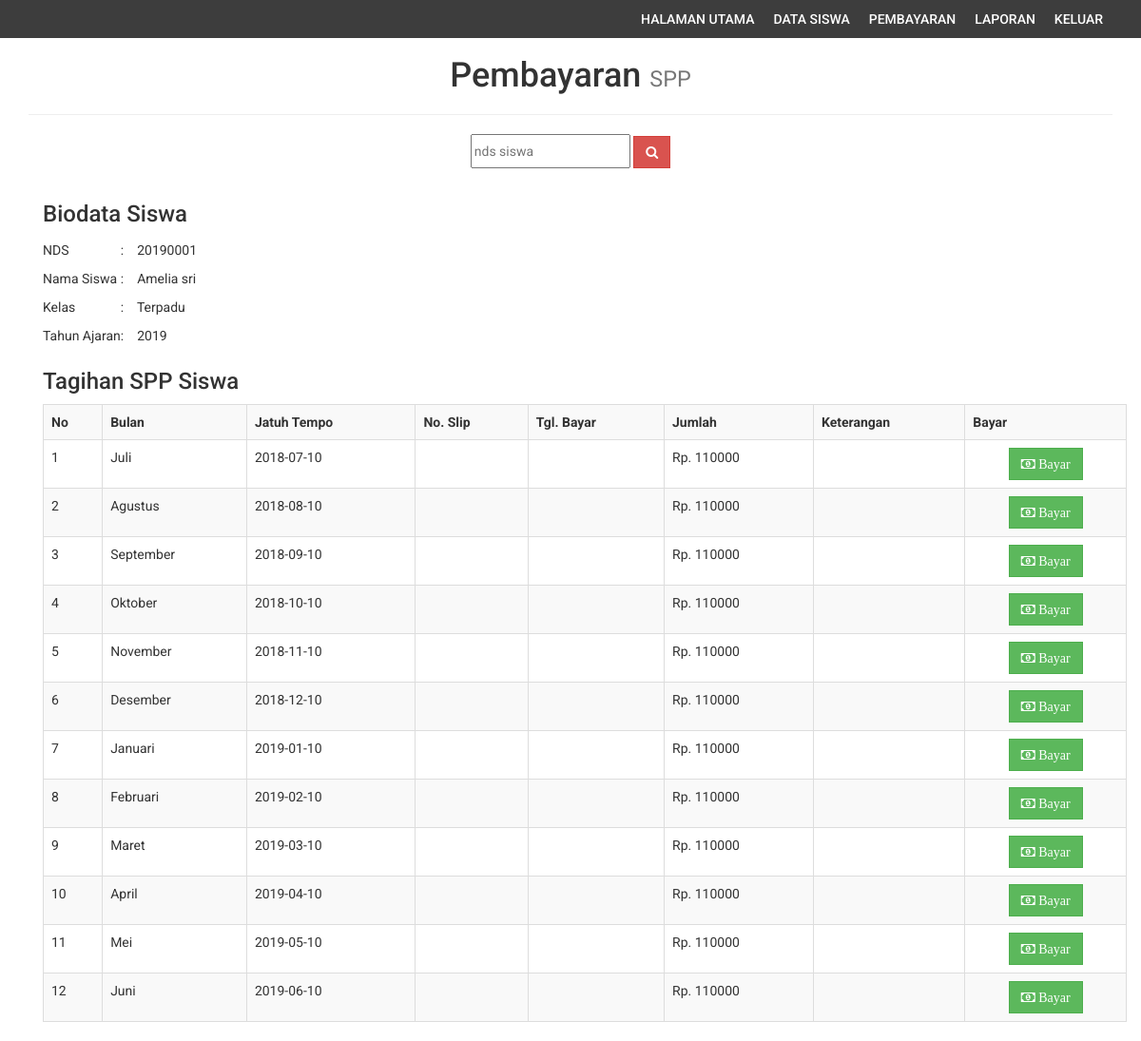
The app's page /spp.php?nds=20190001 (signed in) with its own data.
### tables this page shows
CREATE TABLE `siswa` (
  `idsiswa` int(11) NOT NULL,
  `nds` varchar(8) DEFAULT NULL,
  `namasiswa` varchar(30) DEFAULT NULL,
  `jeniskelamin` varchar(10) NOT NULL,
  `kelas` varchar(10) DEFAULT NULL,
  `tahunajaran` varchar(10) NOT NULL,
  `biaya` int(20) DEFAULT NULL,
  `sumbangan` int(20) NOT NULL,
  `tempat` varchar(20) NOT NULL,
  `ttl` date NOT NULL,
  `alamat` varchar(100) NOT NULL
);

CREATE TABLE `spp` (
  `idspp` int(11) NOT NULL,
  `idsiswa` int(10) DEFAULT NULL,
  `jatuhtempo` date DEFAULT NULL,
  `bulan` varchar(20) DEFAULT NULL,
  `nobayar` varchar(6) DEFAULT NULL,
  `tglbayar` date DEFAULT NULL,
  `jumlah` int(20) DEFAULT NULL,
  `ket` varchar(20) DEFAULT NULL,
  `idadmin` int(5) DEFAULT NULL
);

### spp.php (the view, shortened to what this page needs)
<?php include "header.php" ?>
  <div class="container">
	<h1 align="center">Pembayaran <small>SPP</small></h1>
		<hr>
		<form method="get" align="center" action="">
			<div class="form-group">
			<input type="text" name="nds" placeholder="nds siswa" />
			<button  type="submit" class="btn btn-danger btn-l"
			name="cari" value="Cari Siswa"><i class="fa fa-search"></i> </button>
		</div>
		</form>
<?php
if(isset($_GET['nds']) && $_GET['nds']!=''){
	$sqlSiswa = mysqli_query($koneksi, "SELECT * FROM siswa WHERE nds='$_GET[nds]'");
	$ds=mysqli_fetch_array($sqlSiswa);
	$nds = $ds['nds'];
?>
<div class="container">
	<h3>Biodata Siswa</h3>
<table>
	<tr>
		<td>NDS</td>
		<td>:</td>
		<td>&emsp;<?php echo $ds['nds']; ?></td>
	</tr>
	<tr>
		<td>Nama Siswa </td>
		<td>:</td>
		<td>&emsp;<?php echo $ds['namasiswa']; ?></td>
	</tr>
	<tr>
		<td>Kelas</td>
		<td>:</td>
		<td>&emsp;<?php echo $ds['kelas']; ?></td>
	</tr>
	<tr>
		<td>Tahun Ajaran</td>
		<td>:</td>
		<td>&emsp;<?php echo $ds['tahunajaran']; ?></td>
	</tr>
</table>
	<h3>Tagihan SPP Siswa</h3>
<table class="table table-bordered table-striped">
	<tr>
		<th>No</th>
		<th>Bulan</th>
		<th>Jatuh Tempo</th>
		<th>No. Slip</th>
		<th>Tgl. Bayar</th>
		<th>Jumlah</th>
		<th>Keterangan</th>
		<th>Bayar</th>
	</tr>
	<?php
	$sql = mysqli_query($koneksi, "SELECT * FROM spp WHERE idsiswa='$ds[idsiswa]'");
	$no=1;
	while($d=mysqli_fetch_array($sql)){
		echo "<tr>
			<td>$no</td>
			<td>$d[bulan]</td>
			<td>$d[jatuhtempo]</td>
			<td>$d[nobayar]</td>
			<td>$d[tglbayar]</td>
			<td>Rp. $d[jumlah]</td>
			<td>$d[ket]</td>
			<td align='center'>";
				if($d['nobayar']==''){
					echo "<a class='btn btn-success btn-s' href='prosestransaksi.php?nds=$nds&act=bayar&id=$d[idspp]'><i class='fa fa-money'> Bayar</i></a>";
				}else{
					 echo "<a class='btn btn-default btn-s' href='cetakslip.php?nds=$nds&id=$d[idspp]' target='_blank'><i class='fa fa-print'> Cetak</i></a> ";
				}
		$no++;
	}
	?>
</table>
<?php
}
?>
</div>
</div>

### header.php (shortened to what this page needs)
<!DOCTYPE html>
<html>
<head>
    <link href="assets/css/bootstrap.css" rel="stylesheet" />
    <link href="assets/css/font-awesome.css" rel="stylesheet" />
    <link href="assets/css/style.css" rel="stylesheet" />
</head>
<body>
    <section class="menu-section">
        <div class="container">
            <div class="row">
                <div class="col-md-12">
                    <div class="navbar-collapse collapse ">
                        <ul id="menu-top" class="nav navbar-nav navbar-right">
                            <li class="nav-item ">
                            <a class="nav-link" href="index.php">Halaman Utama</a>
                            </li>
                            <li class="nav-item">
                            <a class="nav-link" href="viewdata.php">Data Siswa</a>
                             <li class="nav-item">
                            <a class="nav-link" href="spp.php">Pembayaran</a>
                             </li>
                             <li class="nav-item">
                             <a class="nav-link" href="viewlaporan.php">Laporan</a>
                            </li>
                            <li><a href="logout.php">Keluar</a></li>
                        </ul>
                    </div>
                </div>
    </section>
</html>

### assets/css/style.css (style rules this page uses)
body { font-family: 'Roboto', sans-serif; line-height: 30px; }
.btn { border-radius: 0px; -webkit-border-radius: 0px; -moz-border-radius: 0px; }
.menu-section { background-color: #3D3D3D; }
#menu-top a { color: #FFF; text-decoration: none; font-weight: 500; padding: 10px 10px 10px 10px; text-transform: uppercase; }

### records on screen
siswa: nds "20190001", namasiswa "Amelia sri", kelas "Terpadu", tahunajaran "2019"
spp: bulan "Juli", jatuhtempo "2018-07-10", jumlah "110000"
spp: bulan "Agustus", jatuhtempo "2018-08-10", jumlah "110000"
spp: bulan "September", jatuhtempo "2018-09-10", jumlah "110000"
spp: bulan "Oktober", jatuhtempo "2018-10-10", jumlah "110000"
spp: bulan "November", jatuhtempo "2018-11-10", jumlah "110000"
spp: bulan "Desember", jatuhtempo "2018-12-10", jumlah "110000"
spp: bulan "Januari", jatuhtempo "2019-01-10", jumlah "110000"
spp: bulan "Februari", jatuhtempo "2019-02-10", jumlah "110000"
spp: bulan "Maret", jatuhtempo "2019-03-10", jumlah "110000"
spp: bulan "April", jatuhtempo "2019-04-10", jumlah "110000"
spp: bulan "Mei", jatuhtempo "2019-05-10", jumlah "110000"
spp: bulan "Juni", jatuhtempo "2019-06-10", jumlah "110000"
